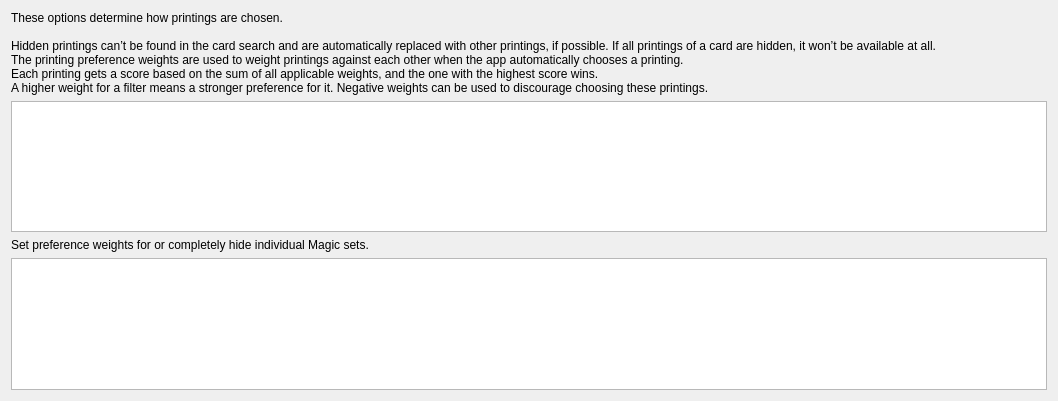
<?xml version="1.0" encoding="UTF-8"?>
<ui version="4.0">
 <class>PrintingPreferencesPage</class>
 <widget class="QWidget" name="PrintingPreferencesPage">
  <property name="geometry">
   <rect>
    <x>0</x>
    <y>0</y>
    <width>1058</width>
    <height>401</height>
   </rect>
  </property>
  <layout class="QVBoxLayout" name="verticalLayout">
   <item>
    <widget class="QLabel" name="printing_filter_settings_header_label">
     <property name="text">
      <string>These options determine how printings are chosen.

Hidden printings can’t be found in the card search and are automatically replaced with other printings, if possible. If all printings of a card are hidden, it won’t be available at all.
The printing preference weights are used to weight printings against each other when the app automatically chooses a printing.
Each printing gets a score based on the sum of all applicable weights, and the one with the highest score wins.
A higher weight for a filter means a stronger preference for it. Negative weights can be used to discourage choosing these printings.</string>
     </property>
     <property name="wordWrap">
      <bool>true</bool>
     </property>
    </widget>
   </item>
   <item>
    <widget class="QTableView" name="printing_filter_view">
     <attribute name="verticalHeaderVisible">
      <bool>false</bool>
     </attribute>
    </widget>
   </item>
   <item>
    <widget class="QLabel" name="set_filter_label">
     <property name="text">
      <string>Set preference weights for or completely hide individual Magic sets.</string>
     </property>
     <property name="wordWrap">
      <bool>true</bool>
     </property>
    </widget>
   </item>
   <item>
    <widget class="QTreeView" name="set_filter_view"/>
   </item>
  </layout>
 </widget>
 <resources/>
 <connections/>
</ui>
